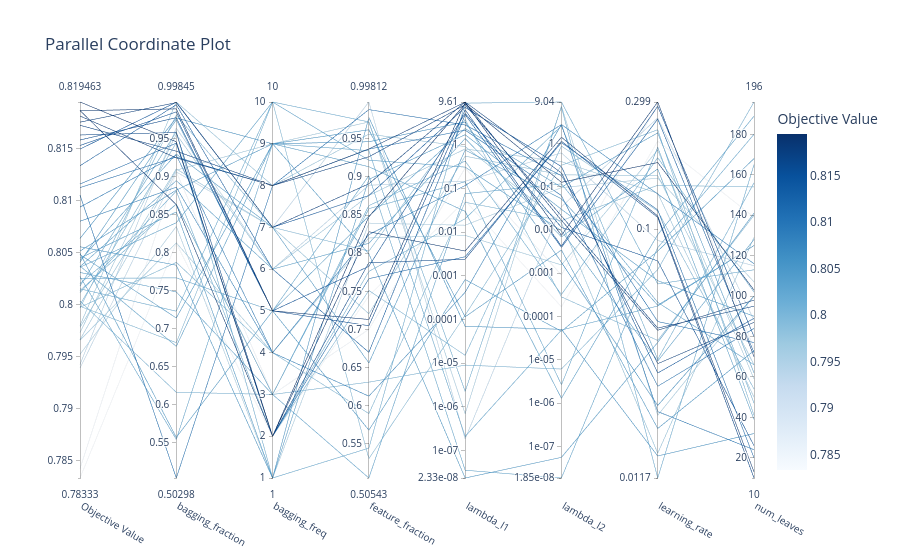
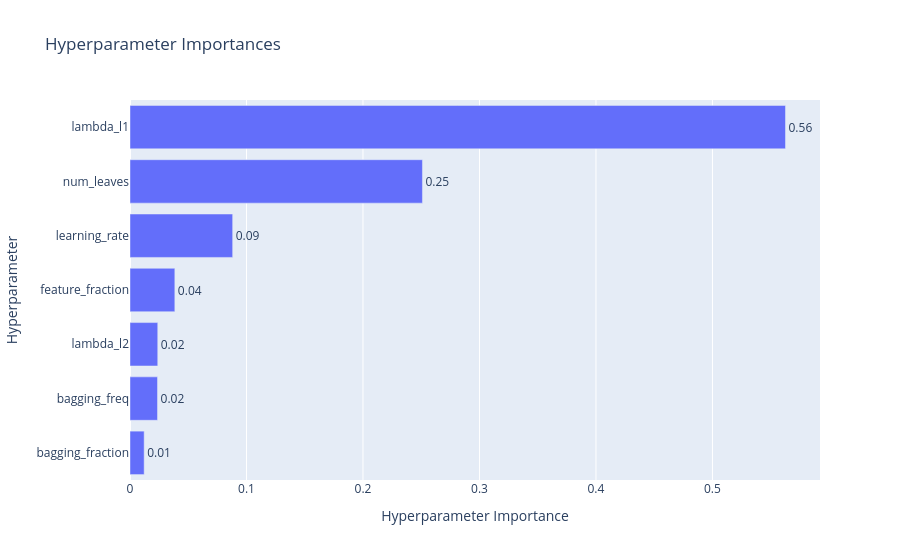

The notebook cell these images were saved under, in order:
### Markdown cell above
### 1.2 Parallel coordinate plot

**Задание:** постройте parallel coordinate plot для `study`. Изучите график и ответьте письменно (в markdown-ячейке ниже): какие гиперпараметры, судя по графику, слабо влияют на итоговый AUC и их можно было бы зафиксировать на разумном значении по умолчанию, чтобы сократить пространство поиска?

### Code cell
from optuna.visualization import plot_parallel_coordinate, plot_param_importances, plot_contour

plot_parallel_coordinate(study).show()
plot_param_importances(study).show()
